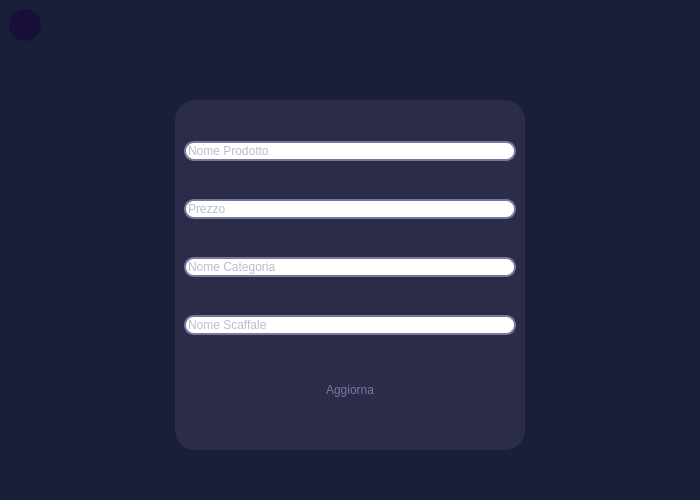
<?xml version="1.0" encoding="UTF-8"?>
<ui version="4.0">
 <class>inserisciProdottoView</class>
 <widget class="QWidget" name="inserisciProdottoView">
  <property name="geometry">
   <rect>
    <x>0</x>
    <y>0</y>
    <width>700</width>
    <height>500</height>
   </rect>
  </property>
  <property name="windowTitle">
   <string>Form</string>
  </property>
  <property name="styleSheet">
   <string notr="true">*{	
	color: #78799c;
	border: none;
}
#inserisciProdottoView{
	background-color:#1a1f39;
}
#infoProdottoContent{
	background-color: #2a2c49;
	border-radius: 20px;
}

QPushButton{
	padding : 10px 5px;
	text-align:left;
	color:#78799c;
	font: 10pt &quot;Leelawadee UI&quot;;
}
#indietroBtn:pressed,#aggiungiBtn:pressed{
	background-color: rgba(26, 31, 57,150);
}
#indietroBtn,#aggiungiBtn{
	background-color: #1a0f39;
	border-radius: 15px;
	padding : 10px 5px;
	text-align:left;
	color:#78799c;
	font: 10pt &quot;Leelawadee UI&quot;;
}
QLineEdit{
	border-radius: 10px;
	border: 2px solid #78799c;
}

</string>
  </property>
  <layout class="QVBoxLayout" name="verticalLayout">
   <property name="spacing">
    <number>0</number>
   </property>
   <property name="leftMargin">
    <number>0</number>
   </property>
   <property name="topMargin">
    <number>0</number>
   </property>
   <property name="rightMargin">
    <number>0</number>
   </property>
   <property name="bottomMargin">
    <number>0</number>
   </property>
   <item>
    <widget class="QFrame" name="topFrame">
     <property name="frameShape">
      <enum>QFrame::StyledPanel</enum>
     </property>
     <property name="frameShadow">
      <enum>QFrame::Raised</enum>
     </property>
     <layout class="QHBoxLayout" name="horizontalLayout_2">
      <property name="spacing">
       <number>0</number>
      </property>
      <property name="leftMargin">
       <number>0</number>
      </property>
      <property name="topMargin">
       <number>0</number>
      </property>
      <property name="rightMargin">
       <number>0</number>
      </property>
      <property name="bottomMargin">
       <number>0</number>
      </property>
      <item alignment="Qt::AlignLeft">
       <widget class="QFrame" name="frame">
        <property name="frameShape">
         <enum>QFrame::StyledPanel</enum>
        </property>
        <property name="frameShadow">
         <enum>QFrame::Raised</enum>
        </property>
        <layout class="QHBoxLayout" name="horizontalLayout">
         <item>
          <widget class="QPushButton" name="indietroBtn">
           <property name="sizePolicy">
            <sizepolicy hsizetype="Minimum" vsizetype="Fixed">
             <horstretch>0</horstretch>
             <verstretch>0</verstretch>
            </sizepolicy>
           </property>
           <property name="minimumSize">
            <size>
             <width>32</width>
             <height>32</height>
            </size>
           </property>
           <property name="maximumSize">
            <size>
             <width>32</width>
             <height>32</height>
            </size>
           </property>
           <property name="cursor">
            <cursorShape>PointingHandCursor</cursorShape>
           </property>
           <property name="text">
            <string/>
           </property>
           <property name="icon">
            <iconset resource="../resources.qrc">
             <normaloff>:/purpleIcons/assets/#78799c(purple) icons/arrow-left.svg</normaloff>:/purpleIcons/assets/#78799c(purple) icons/arrow-left.svg</iconset>
           </property>
           <property name="iconSize">
            <size>
             <width>24</width>
             <height>24</height>
            </size>
           </property>
           <property name="autoDefault">
            <bool>false</bool>
           </property>
          </widget>
         </item>
        </layout>
       </widget>
      </item>
     </layout>
    </widget>
   </item>
   <item>
    <widget class="QFrame" name="centralBody">
     <property name="sizePolicy">
      <sizepolicy hsizetype="Preferred" vsizetype="Expanding">
       <horstretch>0</horstretch>
       <verstretch>0</verstretch>
      </sizepolicy>
     </property>
     <property name="frameShape">
      <enum>QFrame::StyledPanel</enum>
     </property>
     <property name="frameShadow">
      <enum>QFrame::Raised</enum>
     </property>
     <layout class="QHBoxLayout" name="horizontalLayout_3">
      <item>
       <widget class="QWidget" name="infoProdottoContent" native="true">
        <property name="maximumSize">
         <size>
          <width>350</width>
          <height>350</height>
         </size>
        </property>
        <layout class="QVBoxLayout" name="verticalLayout_2">
         <item>
          <widget class="QLineEdit" name="nomeLe">
           <property name="text">
            <string/>
           </property>
           <property name="placeholderText">
            <string>Nome Prodotto</string>
           </property>
          </widget>
         </item>
         <item>
          <widget class="QLineEdit" name="prezzoLe">
           <property name="placeholderText">
            <string>Prezzo</string>
           </property>
          </widget>
         </item>
         <item>
          <widget class="QLineEdit" name="nomeCategoriaLe">
           <property name="placeholderText">
            <string>Nome Categoria</string>
           </property>
          </widget>
         </item>
         <item>
          <widget class="QLineEdit" name="nomeScaffaleLe">
           <property name="text">
            <string/>
           </property>
           <property name="placeholderText">
            <string>Nome Scaffale</string>
           </property>
          </widget>
         </item>
         <item alignment="Qt::AlignHCenter">
          <widget class="QPushButton" name="aggiornaBtn">
           <property name="cursor">
            <cursorShape>PointingHandCursor</cursorShape>
           </property>
           <property name="text">
            <string>Aggiorna</string>
           </property>
           <property name="icon">
            <iconset resource="../resources.qrc">
             <normaloff>:/purpleIcons/assets/#78799c(purple) icons/plus.svg</normaloff>:/purpleIcons/assets/#78799c(purple) icons/plus.svg</iconset>
           </property>
          </widget>
         </item>
        </layout>
       </widget>
      </item>
     </layout>
    </widget>
   </item>
  </layout>
 </widget>
 <resources>
  <include location="../resources.qrc"/>
 </resources>
 <connections/>
</ui>
